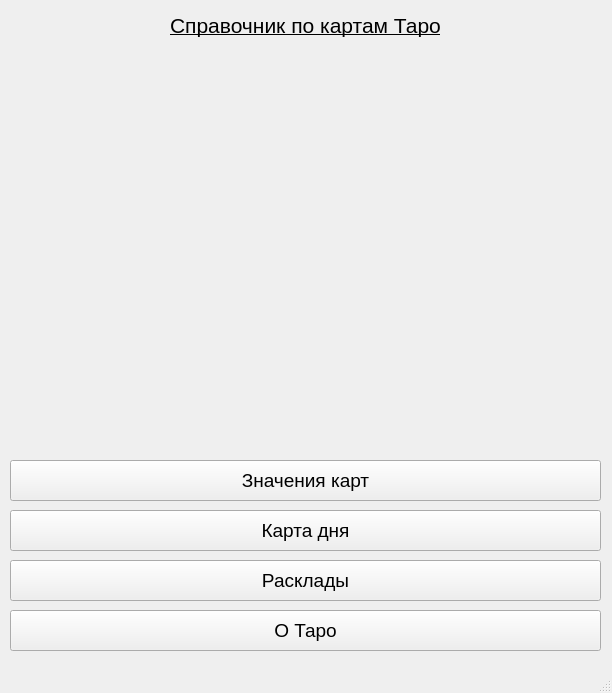
<?xml version="1.0" encoding="UTF-8"?>
<ui version="4.0">
 <class>MainWindow</class>
 <widget class="QMainWindow" name="MainWindow">
  <property name="geometry">
   <rect>
    <x>0</x>
    <y>0</y>
    <width>612</width>
    <height>693</height>
   </rect>
  </property>
  <property name="minimumSize">
   <size>
    <width>612</width>
    <height>693</height>
   </size>
  </property>
  <property name="maximumSize">
   <size>
    <width>612</width>
    <height>693</height>
   </size>
  </property>
  <property name="windowTitle">
   <string>MainWindow</string>
  </property>
  <widget class="QWidget" name="centralwidget">
   <widget class="QPushButton" name="btn_meaning">
    <property name="geometry">
     <rect>
      <x>10</x>
      <y>460</y>
      <width>591</width>
      <height>41</height>
     </rect>
    </property>
    <property name="font">
     <font>
      <pointsize>14</pointsize>
     </font>
    </property>
    <property name="text">
     <string>Значения карт</string>
    </property>
   </widget>
   <widget class="QPushButton" name="btn_layouts">
    <property name="geometry">
     <rect>
      <x>10</x>
      <y>560</y>
      <width>591</width>
      <height>41</height>
     </rect>
    </property>
    <property name="font">
     <font>
      <pointsize>14</pointsize>
     </font>
    </property>
    <property name="text">
     <string>Расклады</string>
    </property>
   </widget>
   <widget class="QPushButton" name="btn_info">
    <property name="geometry">
     <rect>
      <x>10</x>
      <y>610</y>
      <width>591</width>
      <height>41</height>
     </rect>
    </property>
    <property name="font">
     <font>
      <pointsize>14</pointsize>
     </font>
    </property>
    <property name="text">
     <string>О Таро</string>
    </property>
   </widget>
   <widget class="QLabel" name="image">
    <property name="geometry">
     <rect>
      <x>10</x>
      <y>50</y>
      <width>591</width>
      <height>391</height>
     </rect>
    </property>
    <property name="text">
     <string/>
    </property>
   </widget>
   <widget class="QLabel" name="label_2">
    <property name="geometry">
     <rect>
      <x>170</x>
      <y>10</y>
      <width>281</width>
      <height>31</height>
     </rect>
    </property>
    <property name="font">
     <font>
      <pointsize>16</pointsize>
      <weight>50</weight>
      <italic>false</italic>
      <bold>false</bold>
      <underline>true</underline>
      <stylestrategy>PreferDefault</stylestrategy>
      <kerning>true</kerning>
     </font>
    </property>
    <property name="text">
     <string>Справочник по картам Таро</string>
    </property>
   </widget>
   <widget class="QPushButton" name="btn_day_card">
    <property name="geometry">
     <rect>
      <x>10</x>
      <y>510</y>
      <width>591</width>
      <height>41</height>
     </rect>
    </property>
    <property name="font">
     <font>
      <pointsize>14</pointsize>
     </font>
    </property>
    <property name="text">
     <string>Карта дня</string>
    </property>
   </widget>
  </widget>
  <widget class="QMenuBar" name="menubar">
   <property name="geometry">
    <rect>
     <x>0</x>
     <y>0</y>
     <width>612</width>
     <height>21</height>
    </rect>
   </property>
  </widget>
  <widget class="QStatusBar" name="statusbar"/>
 </widget>
 <resources/>
 <connections/>
</ui>
